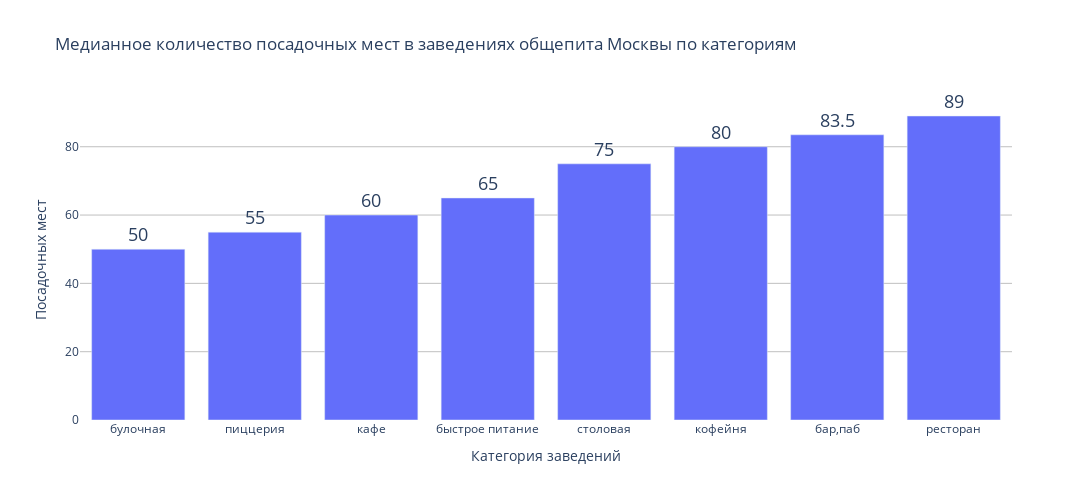

The code cell stored with this chart in its notebook:
### Markdown cell above
Начиная с уровня 500 до 600 посадочных мест присутствует некий разрыв в значениях, на самом деле сложно себе представить заведение подобной вместимости. Выведем на экран медианные значения по количеству мест в заведениях разных категорий.

### Code cell
df_seats = df.pivot_table(values='seats', index='category', aggfunc='median').sort_values(by='seats').reset_index()
fig = px.bar(df_seats, y='seats', x='category', 
            title='Медианное количество посадочных мест в заведениях общепита Москвы по категориям')
fig.update_layout(plot_bgcolor='white', width=1100, height=500)
fig.update_xaxes(title_text='Категория заведений')
fig.update_yaxes(title_text='Посадочных мест', gridcolor='silver')
fig.update_traces(text=df_seats['seats'], textfont_size=18, textangle=0, textposition="outside", cliponaxis=False)
fig.show()

### Figure 1 — Plotly figure (JSON) as saved in the notebook; plotly's stock layout.template omitted (floating-point values rounded to 4 significant figures)
{"data": [{"alignmentgroup": "True", "cliponaxis": false, "hovertemplate": "category=%{x}<br>seats=%{y}<extra></extra>", "legendgroup": "", "marker": {"color": "#636efa", "pattern": {"shape": ""}}, "name": "", "offsetgroup": "", "orientation": "v", "showlegend": false, "text": [50, 55, 60, 65, 75, 80, 83.5, 89], "textangle": 0, "textfont": {"size": 18}, "textposition": "outside", "type": "bar", "x": ["булочная", "пиццерия", "кафе", "быстрое питание", "столовая", "кофейня", "бар,паб", "ресторан"], "xaxis": "x", "y": [50, 55, 60, 65, 75, 80, 83.5, 89], "yaxis": "y"}], "layout": {"barmode": "relative", "height": 500, "legend": {"tracegroupgap": 0}, "plot_bgcolor": "white", "title": {"text": "Медианное количество посадочных мест в заведениях общепита Москвы по категориям"}, "width": 1100, "xaxis": {"anchor": "y", "autorange": true, "domain": [0, 1], "range": [-0.5, 7.5], "title": {"text": "Категория заведений"}, "type": "category"}, "yaxis": {"anchor": "x", "autorange": true, "domain": [0, 1], "gridcolor": "silver", "range": [0, 93.68], "title": {"text": "Посадочных мест"}, "type": "linear"}}}
